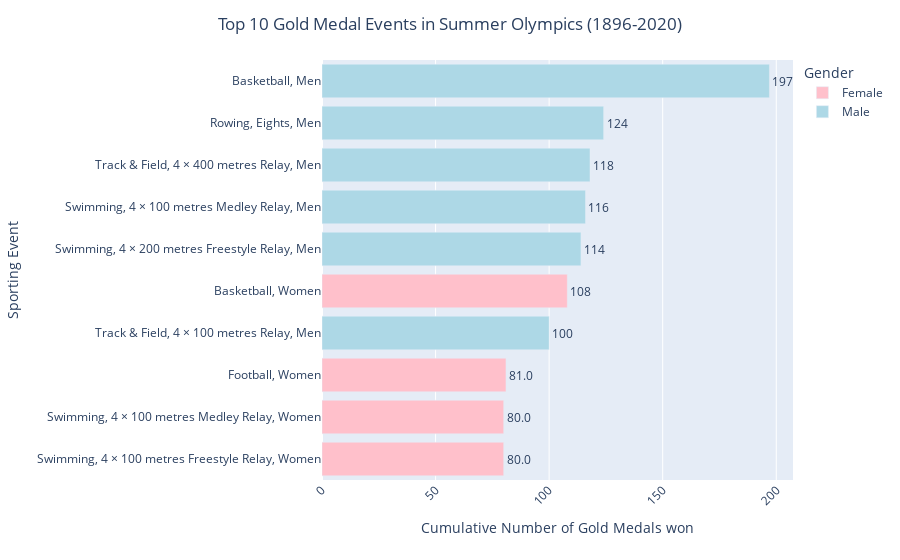

The notebook cell saved with this chart:
### Code cell
#Top 10 gold medal winning events prior to 2024 Summer Olympics
#create gender color map
gender_color = {'Female': 'pink', 'Male': 'lightblue'}

# create figure 3
fig3 = px.bar(summary_pre2024, y='event', x='gold_sum', text = 'gold_sum', orientation='h', color='gender', hover_data=['silver_sum', 'bronze_sum', 'gender'], 
              labels={'gold_sum':'Number of Gold medals won', 'event': 'Sporting Event', 'gender' : 'Gender'}, color_discrete_map=gender_color)
fig3.update_traces(texttemplate='%{text:.3s}', textposition='outside') # places the annotation to the right of the bar
fig3.update_layout(uniformtext_minsize=8, 
    xaxis_tickangle=-45,
    title = 'Top 10 Gold Medal Events in Summer Olympics (1896-2020)',
    title_x=0.5,
    xaxis_title='Cumulative Number of Gold Medals won',
    yaxis_title='Sporting Event',
    yaxis = {'categoryorder' : 'total ascending'})

### Figure 1 — Plotly figure (JSON) as saved in the notebook; plotly's stock layout.template omitted (floating-point values rounded to 4 significant figures)
{"data": [{"alignmentgroup": "True", "customdata": [[27, 31, "Female"], [37, 0, "Female"], [22, 22, "Female"], [12, 12, "Female"]], "hovertemplate": "Gender=%{customdata[2]}<br>Number of Gold medals won=%{text}<br>Sporting Event=%{y}<br>silver_sum=%{customdata[0]}<br>bronze_sum=%{customdata[1]}<extra></extra>", "legendgroup": "Female", "marker": {"color": "pink", "pattern": {"shape": ""}}, "name": "Female", "offsetgroup": "Female", "orientation": "h", "showlegend": true, "text": [80, 80, 81, 108], "textposition": "outside", "texttemplate": "%{text:.3s}", "type": "bar", "x": [80, 80, 81, 108], "xaxis": "x", "y": ["Swimming, 4 × 100 metres Freestyle Relay, Women", "Swimming, 4 × 100 metres Medley Relay, Women", "Football, Women", "Basketball, Women"], "yaxis": "y"}, {"alignmentgroup": "True", "customdata": [[11, 0, "Male"], [27, 10, "Male"], [0, 0, "Male"], [21, 0, "Male"], [18, 18, "Male"], [12, 24, "Male"]], "hovertemplate": "Gender=%{customdata[2]}<br>Number of Gold medals won=%{text}<br>Sporting Event=%{y}<br>silver_sum=%{customdata[0]}<br>bronze_sum=%{customdata[1]}<extra></extra>", "legendgroup": "Male", "marker": {"color": "lightblue", "pattern": {"shape": ""}}, "name": "Male", "offsetgroup": "Male", "orientation": "h", "showlegend": true, "text": [100, 114, 116, 118, 124, 197], "textposition": "outside", "texttemplate": "%{text:.3s}", "type": "bar", "x": [100, 114, 116, 118, 124, 197], "xaxis": "x", "y": ["Track & Field, 4 × 100 metres Relay, Men", "Swimming, 4 × 200 metres Freestyle Relay, Men", "Swimming, 4 × 100 metres Medley Relay, Men", "Track & Field, 4 × 400 metres Relay, Men", "Rowing, Eights, Men", "Basketball, Men"], "yaxis": "y"}], "layout": {"barmode": "relative", "legend": {"title": {"text": "Gender"}, "tracegroupgap": 0}, "margin": {"t": 60}, "title": {"text": "Top 10 Gold Medal Events in Summer Olympics (1896-2020)", "x": 0.5}, "uniformtext": {"minsize": 8}, "xaxis": {"anchor": "y", "domain": [0, 1], "tickangle": -45, "title": {"text": "Cumulative Number of Gold Medals won"}}, "yaxis": {"anchor": "x", "categoryorder": "total ascending", "domain": [0, 1], "title": {"text": "Sporting Event"}}}}
